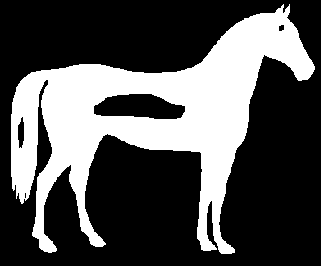
#> input picture ArtificialVision/Semana_8/res/horse_holes.png, 321 x 266 px
$ jupyter execute --allow-errors Extraccion_Caracteristicas.ipynb   (shell and % lines are left out)   (older library calls are emulated)
#> lines starting #> are read from the running program, lines starting #| are printed output that depends on the picture; after the words box and inside, x2 and y2 are one past the last pixel; in counts of white or black regions, pixels touching at a corner belong together
<hr>
Este material ha sido construido en conjunto con material suministrado por los profesores Pedro Atencio (Instituto Tecnológico Metropolitano), Carlos Mera (Universidad de Medellin), Albeiro Espinosa y Diego Patiño (Universidad Nacional de Colombia, Sede Medellín); a ellos les damos crédito.
<hr>

#  <center> VISIÓN ARTIFICIAL </center>
## Agenda del día

### Unidad 10 - EXTRACCIÓN DE CARACTERÍSTICAS

<ul>
  <li>Introducción</li>
  <li>Descriptores de forma</li>
  <li>Descriptores de contorno</li>
      <li>Descriptores de región</li>
  <li>Descriptores de color y textura</li>
  <li>Temas avanzados</li>

</ul>

<!-- <ul>
<li><b>6.1. Introduccion</b></li>
    <ul>
        <li>Operaciones de conjuntos.</li>
        <li>Elemento estructural.</li>
    </ul>
<li><b>6.2. Caso: Imágenes binarias</b></li>
    <ul>
        <li>6.2.1. Basicas: Dilatación, erosión, apertura y cierre.</li>
        <li>6.2.2. Otras operaciones.</li>
    </ul>
<li><b>6.3. Caso: Imágenes en escala de grises</b></li>
    <ul>
        <li>Dilatación, erosión, apertura y cierre.</li>
        <li>Top-Hat(white, black).</li>
    </ul>
</ul>
<hr>-->

[cell 1]
#Importar librerías

import cv2
import matplotlib.pyplot as plt
import numpy as np
import warnings
warnings.filterwarnings('ignore')

#Definir funciones de lectura de imágenes para mayor comodidad
def img_read(filename, mode = 'color'):
    if(mode == 'color'):
        return cv2.cvtColor(cv2.imread(filename),cv2.COLOR_BGR2RGB)
    elif(mode=='grayscale' or mode=='greyscale' or mode == 'gray' or mode == 'grey'):
        return cv2.imread(filename, cv2.IMREAD_GRAYSCALE)
    else:
        return None

# 1 INTRODUCCIÓN
<br>
Para reconocer objetos en las imágenes es necesario encontrar alguna forma de describirlos. Por ejemplo, ¿cómo le puede describir este objeto a alguien que no lo está viendo, teniendo en cuenta solo características visuales?

<center><i>Figura. Introducción.</i></center>
</img>

La descripción de los objetos se hace a través de características que podemos medir de los mismos.

Estas características permiten definir vectores de características que se usan para describir  los objetos de la imagen. Así, una característica no es más que alguna medida que se realiza sobre un objeto o la región de una imagen.

Algunas de las características principales extraíbles de los objetos (o de las regiones segmentadas) en una imagen, utilizadas en la etapa de reconocimiento son:

<center><i>Figura. Características.</i></center>
</img>

### ¿Qué hace a una característica discriminativa?

Supongamos que queremos separar bananos de peras por su redondez. Construyamos un histograma normalizado de la redondez de las peras y de la redondez de los bananos. ¿Cómo saber si la redondez es discriminante?

<center><i>Figura. Característica discriminativa.</i></center>
</img>

### Tipos de características

<center><i>Figura. Diferencias, caracterización.</i></center>
</img>

Se espera que las características sean:

**Discriminantes:** Lo que significa que las características deben servir para diferenciar objetos de clases distintas.

**Robustas:** Su extracción debe ser insensible al ruido de captura e iluminación

**Invariantes a las transformaciones: ** Los valores de esas características deben ser independientes de:
- La Traslación (independencia de la posición)
- Rotación y escalado (independencia de la orientación y el tamaño)
- Transformación no lineales de deformación (perspectiva)

**Rapidez de cálculo:** Se deben obtener en un tipo aceptable que depende de la aplicación.

Las características que se pueden obtener en un objeto pueden ser clasificadas, inicialmente, en:

**Globales (Holísticas):** Características que se miden con respecto a los contornos de los objetos. Estas son muy apropiadas cuando el foco principal de la diferenciación es la forma.

**Locales:** Son características que se obtienen de la información de los píxeles que engloban una región. Son apropiadas cuando el objeto principal de diferenciación son propiedades como el color y la textura.

<center><i>Figura. Diferencias locales.</i></center>
</img>

# 2. DESCRIPTORES GENERALES SOBRE LA FORMA

Definir la forma de un objeto puede resultar difícil (verbalmente o gráficamente). La forma puede considerarse como la figura exterior (o geometría) de un objeto.

Es posible describir una forma de un objeto en 2D por medio de algunas de sus propiedades:

- Área
- Perímetro
- Diámetro
- Distancias: máxima y mínima al centro de masas, media al contorno,...
- Ejes mayor y menor, ángulo del eje mayor
- Envolvente (bounding box)
- Número de agujeros
- Proporciones: redondez, areaAgujeros/areaTotal, ...

<center><i>Figura. Gráficas.</i></center>
</img>

# 2.1 PERÍMETRO

El perímetro se puede definir con base en los contornos de los objetos:

Se calcula como el número de píxeles que forman el contorno de la forma, por lo que el resultado varía con el tipo de conectividad que se usa.

Procedimiento:

- Se obtiene el contorno binarizando del objeto
- Se cuentan cuantos píxeles hacen parte del borde del objeto.

<center><i>Figura. Perímetro.</i></center>
</img>

[cell 2]
#Importar librerías

from skimage.measure import label
import numpy as np
import matplotlib.pyplot as plt

from skimage.draw import ellipse
from skimage.measure import label, regionprops
from skimage.transform import rotate

#Crear matriz de zeros de 600x600
image = np.zeros((600, 600))

#Crear una elipse con posición x,y, altura y ancho
rr, cc = ellipse(300, 350, 100, 220)

#Dar el valor 1 a la imagen en el par ordenado generado por la elipse creada
image[rr, cc] = 1
#Rotar la imagen 15° a la derecha
image = rotate(image, angle=15, order=0)

#Etiquetar la imagen, por tanto mostrar la elipse
label_img = label(image)

#Generar un vector de propiedades de la región elíptica
props = regionprops(label_img)

#Imprimir el perímetro de la lista en la posición 0 de la matriz props
print("El perímetro es: ", props[0].perimeter, " píxeles.")

#Crear un subplot y mostrar la imagen de la elipse rotada 15°
fig, ax = plt.subplots(1,1, figsize=(5, 6))
ax.set_title('Imagen')
ax.imshow(label_img, cmap='gray', vmin=0, vmax=1)
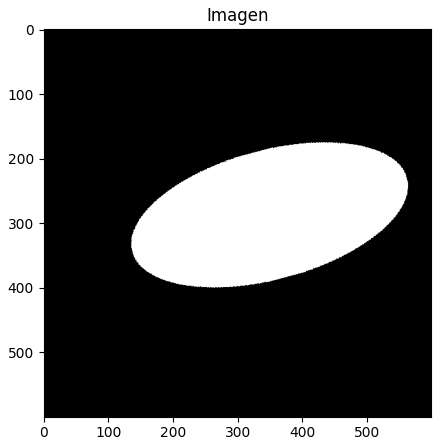
#> figure drawn by matplotlib, 1 panel

# 2.2 ÁREA

El área se puede calcular a partir de los contornos de los objetos o a partir de la segmentación en regiones de los mismos (el segundo caso es más útil).

Procedimiento:
- Se segmenta la imagen, se obtiene el objeto.
- Se calcula el número de píxeles del objeto.

<center><i>Figura. Área.</i></center>
</img>

[cell 3]
#Importar librerías

from skimage.measure import label
import numpy as np
import matplotlib.pyplot as plt

from skimage.draw import ellipse
from skimage.measure import label, regionprops
from skimage.transform import rotate

#Leer imagen de entrada
image = img_read('res/horse.png', "gray")

#Etiquetar la imagen de entrada
#> (the rest of this cell did not finish here and is left out)

El área de una imagen no incluye los huecos que estén presentes en esta, a continuación un ejemplo:

[cell 4]
#Importar librerías

from skimage.measure import label
import numpy as np
import matplotlib.pyplot as plt

from skimage.draw import ellipse
from skimage.measure import label, regionprops
from skimage.transform import rotate

#Leer imagen de entrada
image = img_read('res/horse_holes.png', "gray")
#> call 2 of img_read, with filename = 'res/horse_holes.png', mode = 'gray'

#Etiquetar la imagen y obtener las propiedades de las etiquetas
label_img = label(image)
#> label_img: shape (266, 321) int64; values 0 (black) and 1 (white), 32% white; 1 white region
props = regionprops(label_img)
#> props = 1 regions; box (x1, y1, x2, y2) and area: (11, 4, 315, 254) 27339
#Imprimir el área de la imagen con huecos y sin huecos, mediante la función area y filled_area
#respectivamente, como solo hay 1 etiqueta, el caballo, la posición 0 corresponde a éste
print("El área de la imagen con huecos es: ", props[0].area, " píxeles.")
#| El área de la imagen con huecos es:  27339.0  píxeles.
print("El área con huecos rellenados es de ", props[0].filled_area, " píxeles.")
#| El área con huecos rellenados es de  29211.0  píxeles.

#Mostrar en un subplot 1x2 la imagen y la imagen rellenada
fig, ax = plt.subplots(1,2, figsize=(10, 12))
ax[0].set_title('Imagen')
ax[0].imshow(label_img, cmap='gray', vmin=0, vmax=1)
ax[1].set_title('Imagen rellenada')
ax[1].imshow(props[0].filled_image, cmap='gray', vmin=0, vmax=1)
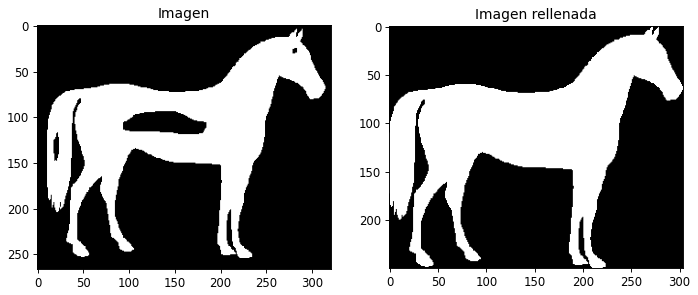
#> figure drawn by matplotlib, 2 panels

[cell 5]
props
#> Out has the same summary as props

# 2.3 CENTROIDE

El centroide o centro de masa se calcula como el promedio de los valores de las coordenadas de los puntos del contorno del objeto.

<center><i>Figura. Centroide.</i></center>
</img>

[cell 6]
#Importar librerías

from skimage.measure import label
import numpy as np
import matplotlib.pyplot as plt

from skimage.measure import label, regionprops
from skimage.transform import rotate

#Leer imagen de entrada
image = img_read('res/horse.png', "gray")

#Etiquetar la imagen y obtener las propiedades de las etiquetas
#> (the rest of this cell did not finish here and is left out)

# 2.4 RECTÁNGULO ENVOLVENTE

La caja de Feret o rectángulo envolvente es el aquel que se obtiene con las coordenadas (xmin, ymin) y (xmax, ymax) del objeto de interés.

<center><i>Figura. Bounding Box.</i></center>
</img>

[cell 7]
#Importar librerías

from skimage.measure import label
import numpy as np
import matplotlib.pyplot as plt

from skimage.measure import label, regionprops
from skimage.transform import rotate

#Crear imagen de ceros 600x600
image = np.zeros((600, 600))

#Leer imagen de entrada, etiquetarla y encontrar las propiedades de la región etiquetada
image = img_read('res/horse.png', "gray")
#> (the rest of this cell did not finish here and is left out)

# 2.5 EJES

* El Eje Mayor (o Diámetro) es la distancia mayor entre dos puntos cualquiera de la forma, se calcula con base en los contornos.

<center><i>Figura. Eje Mayor.</i></center>
</img>

* El Eje Menor tiene la característica de ser perpendicular al eje mayor.

<center><i>Figura. Eje Menor.</i></center>
</img>

* El eje menor y mayor definen los lados del MER (Maximally Extremal Region).

[cell 8]
#Importar librerías

from skimage.measure import label
import numpy as np
import matplotlib.pyplot as plt

import math
from skimage.draw import ellipse
from skimage.measure import label, regionprops
from skimage.transform import rotate

#Crear una matriz de ceros 600x600, una elipse, binarizar y rotar 30°
image = np.zeros((600, 600))
rr, cc = ellipse(300, 350, 100, 220)
image[rr, cc] = 1
image = rotate(image, angle=30, order=0)

#Etiquetar la imagen con la elipse, encontrar las propiedades de la región etiquetada
label_img = label(image)
props = regionprops(label_img)

#Utilizar la función orientation para encontrar el ángulo de rotación de la imagen
orientation = props[0].orientation

#Calcular el centroide, definir el par ordenado y0,x0 y la bounding box que encierra
#la elipse
centroid = props[0].centroid
(y0,x0) = centroid
minr, minc, maxr, maxc = props[0].bbox

#Calcular los puntos extremos de las líneas rectas que corresponden al eje mayor y al
#eje menor de la elipse, cuyo origen es el centroide

x1 = x0 - math.sin(orientation) * 0.5 * props[0].major_axis_length
y1 = y0 - math.cos(orientation) * 0.5 * props[0].major_axis_length
x2 = x0 + math.cos(orientation) * 0.5 * props[0].minor_axis_length
y2 = y0 - math.sin(orientation) * 0.5 * props[0].minor_axis_length

centroid = props[0].centroid
bx = (minc, maxc, maxc, minc, minc)
by = (minr, minr, maxr, maxr, minr)

#Mostrar la imagen con la elipse etiquetada, su bounding box, el centroide y las líneas rectas
#cuyo origen es el centroide y se dirigen a los extremos de la elipse rotada 30°
fig, ax = plt.subplots(1,1, figsize=(5, 6))
ax.plot((x0, x1), (y0, y1), '-r', linewidth=5)
ax.plot((x0, x2), (y0, y2), '-r', linewidth=2)
ax.plot(bx, by, '-b', linewidth=2.5)
ax.set_title('Imagen')
ax.imshow(label_img, cmap='gray', vmin=0, vmax=1)
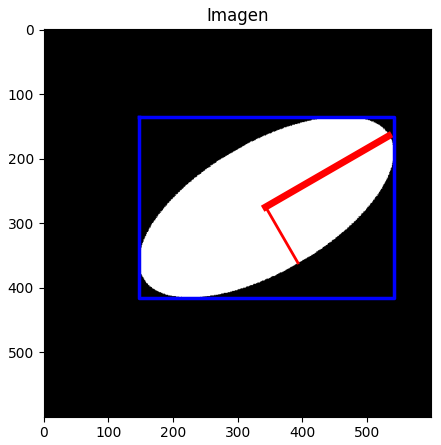
#> figure drawn by matplotlib, 1 panel

# 2.6 DISTANCIAS RESPECTO AL CONTORNO

La Distancia Máxima y Mínima entre el centroide y los puntos del contorno

<center><i>Figura. Distancias respecto al contorno.</i></center>
</img>

[cell 9]
#Importar librerías

from skimage.measure import label
import numpy as np
import matplotlib.pyplot as plt

import math
from skimage.draw import ellipse
from skimage.measure import label, regionprops, find_contours
from skimage.transform import rotate

#Definir función de la distancia euclidiana para posiciones de matrices
def euc_distance(p1, p2):
    distance = math.sqrt( (p1[0]-p2[0])**2 + (p1[1]-p2[1])**2 )
    return distance

#Leer la imagen de entrada, etiquetarla y encontrar la matriz de las regiones etiquetadas
image = img_read('res/horse.png', "gray")
#> (the rest of this cell did not finish here and is left out)

La Distancia Media del Contorno se define así: sea f una forma con N puntos, sea p, un punto tal que p ∈ f, y d(p, contorno(f)) se define como la distancia mayor entre p y todos los puntos del contorno, entonces la distancia media al contorno (β) se calcula como:

<center><i>Figura. Distancia Media del Contorno.</i></center>
</img>

[cell 10]
#Importar librerías

from skimage.measure import label
import numpy as np
import matplotlib.pyplot as plt

import math
from skimage.draw import ellipse
from skimage.measure import label, regionprops, find_contours
from skimage.transform import rotate

#Definir función de distancia euclidiana para puntos en dos matrices
def euc_distance(p1, p2):
    distance = math.sqrt( (p1[0]-p2[0])**2 + (p1[1]-p2[1])**2 )
    return distance

#Leer imagen de entrada
image = img_read('res/horse.png', "gray")

#Etiquetar imagen de entrada, generar la matriz de posiciones de los
#contornos encontrados
#> (the rest of this cell did not finish here and is left out)

# 2.7 DIAMETRO EQUIVALENTE

Es el perímetro de un círculo con un área igual al del objeto.

[cell 11]
#Importar librerías

from skimage.measure import label
import numpy as np
import matplotlib.pyplot as plt

from skimage.draw import ellipse
from skimage.measure import label, regionprops
from skimage.transform import rotate

#Crear matriz de ceros 600x600
image = np.zeros((600, 600))

#Dibujar una elipse, rotarla 15° y etiquetarla
rr, cc = ellipse(300, 350, 100, 220)
image[rr, cc] = 1
image = rotate(image, angle=15, order=0)
label_img = label(image)
props = regionprops(label_img)

#Utilizar la función equivalent_diameter para calcular el diámetro equivalente a la
#región etiquetada
diam_equiv = props[0].equivalent_diameter

#Calcular la orientación y el centroide de la región
orientation = props[0].orientation
centroid = props[0].centroid
(y0,x0) = centroid

minr, minc, maxr, maxc = props[0].bbox

#Calcular los extremos de las líneas rectas cuyo origen es el centroide
x1 = x0 + math.cos(orientation) * 0.5 * diam_equiv
y1 = y0 - math.sin(orientation) * 0.5 * diam_equiv
x2 = x0 - math.sin(orientation) * 0.5 * diam_equiv
y2 = y0 - math.cos(orientation) * 0.5 * diam_equiv

#Imprimir el diámetro equivalente
print("El diametro equivalente es de ", diam_equiv, " píxeles.")

#Mostrar la imagen etiquetada con las líneas que van desde el centroide hasta los puntos
#calculados x1,y1,x2,y2
fig, ax = plt.subplots(1,1, figsize=(5, 6))
ax.set_title('Imagen')
ax.plot((x0, x1), (y0, y1), '-r', linewidth=2.5)
ax.plot((x0, x2), (y0, y2), '-r', linewidth=2.5)
ax.imshow(label_img, cmap='gray', vmin=0, vmax=1)

# 2.8 CONVEX HULL

El Convex Hull es el mínimo polígono convexo que puede rodear a un objeto.

<center><i>Figura. Convex Hull.</i></center>
</img>

[cell 12]
#Importar librerías

from skimage.measure import label
import numpy as np
import matplotlib.pyplot as plt

from skimage.measure import label, regionprops
from skimage.morphology import convex_hull_image

#Leer imagen de entrada
image = img_read('res/horse.png', "gray")

#Etiquetar la imagen de entrada y encontrar la matriz de las posiciones de las
#regiones etiquetadas
#> (the rest of this cell did not finish here and is left out)

# 2.9 PROPORCIONES Y OTROS DESCRIPTORES

Otros descriptores de forma son las proporciones entre las medidas anteriores. Sean P y A, el perímetro y el área de un objeto, respectivamente. Algunas proporciones de forma son:

- Compacidad:  $\frac{P^2}{A}$
<br/>
<br/>
- Redondez:  $4π \frac{A}{P^2 }$ (medida inversamente proporcional a la compacidad)
<br/>
<br/>
- Relación área/perímetro:  $\frac{A}{P}$
<br/><br/>

- Extensión:  $\frac{A}{area(rect.envolvente)}$
<br/><br/>
- Elongación (o Excentricidad): $\frac{M}{N}$ (siendo M el eje mayor y N el eje menor)
<br/><br/>
- Solidez:  $\frac{A}{A_{convex}}$
<br/><br/>
- Rectagularidad:  $\frac{A}{area(MRE)}$
<br/><br/>

[cell 13]
#Importar librerías

from skimage.measure import label
import numpy as np
import matplotlib.pyplot as plt

import math
from skimage.draw import ellipse
from skimage.measure import label, regionprops, find_contours
from skimage.transform import rotate

#Leer imagen de entrada, etiquetarla y obtener la matriz de posiciones
image = img_read('res/horse.png', "gray")
#> (the rest of this cell did not finish here and is left out)

# 2.10 DESCRIPTORES TOPOLÓGICOS

Dentro de los descriptores de forma también se habla de descriptores topológicos, los cuales consideran las propiedades que no se afectan por deformaciones y transformaciones geométricas.

Los descriptores topológicos permiten describir globalmente algunos aspectos estructurales (no métricas) de un objeto. Algunos descriptores de este tipo son:

- El número de agujeros $n_a$ del objeto:

</img>

- El número de componentes conexas $n_c$ (aplicado a objetos compuestos)

</img>

- El número de Euler E que se define como: E = $n_c - n_a$

</img>

[cell 14]
#Importar librerías

from skimage.measure import label
import numpy as np
import matplotlib.pyplot as plt

import math
from skimage.draw import ellipse
from skimage.measure import label, regionprops, find_contours
from skimage.transform import rotate

#Leer imagen de entrada
image = img_read('res/horse_beheaded.png', "gray")
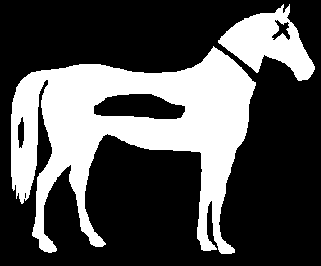
#> input picture ArtificialVision/Semana_8/res/horse_beheaded.png, 321 x 266 px

#Etiquetar la imagen
#Dado que la imagen de entrada tiene en esta ocasión dos regiones, se obtienen dos "paquetes"
#de coordenadas en la matriz props, que corresponden a una lista de listas de pares ordenados
#de cada una de las regiones
label_img = label(image)
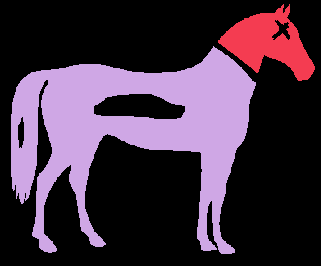
#> label_img: shape (266, 321) int64; 3 distinct labels, from 0 to 2; one colour per label, 0 black
props = regionprops(label_img)
#> props = 2 regions; box (x1, y1, x2, y2) and area: (11, 46, 256, 254) 23256, (218, 4, 315, 81) 3625
props_cabeza = props[0]
props_cuerpo = props[1]

#Utilizar la función euler_number para calcular el número de euler de cada región
euler_cuerpo = props_cuerpo.euler_number
#> euler_cuerpo = -2
#> (the rest of the program and of its run is left out)
